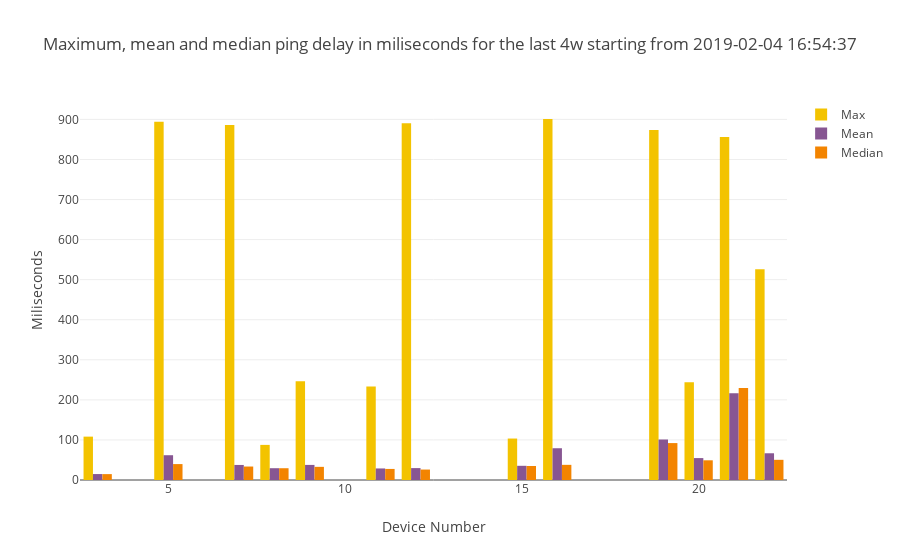

Notebook code for this chart:
### Markdown cell above
Plotting mean and max ping latency results for every reporting result in December.

### Code cell
combined_bar_plot_3traces(xvalues=result_ping_stats["SK_PI"],
                         yvalues1=result_ping_stats["max"],
                         yvalues2=result_ping_stats["mean"],
                         yvalues3=result_ping_stats["median"],
                         name1="Max",
                         name2="Mean",
                         name3="Median",
                         title="Maximum, mean and median ping delay in miliseconds for the last "+time_interval+ " starting from "+ starting_point,
                         stack=False)

### Figure 1 — Plotly figure (JSON) as saved in the notebook; plotly's stock layout.template omitted (floating-point values rounded to 4 significant figures)
{"data": [{"marker": {"color": "#F3C300"}, "name": "Max", "type": "bar", "x": [3, 5, 7, 8, 9, 11, 12, 15, 16, 19, 20, 21, 22], "y": [108.3, 894.2, 885.9, 87.63, 246.8, 233.7, 890.7, 103.5, 901.0, 873.9, 243.8, 856.4, 525.9]}, {"marker": {"color": "#875692"}, "name": "Mean", "type": "bar", "x": [3, 5, 7, 8, 9, 11, 12, 15, 16, 19, 20, 21, 22], "y": [14.82, 61.84, 37.55, 29.43, 37.65, 28.82, 29.7, 35.41, 79.26, 101.1, 54.69, 216.7, 66.72]}, {"marker": {"color": "#F38400"}, "name": "Median", "type": "bar", "x": [3, 5, 7, 8, 9, 11, 12, 15, 16, 19, 20, 21, 22], "y": [14.71, 39.73, 33.62, 29.36, 32.82, 27.64, 26.09, 35.01, 37.83, 92.14, 49.18, 229.7, 50.38]}], "layout": {"title": "Maximum, mean and median ping delay in miliseconds for the last 4w starting from 2019-02-04 16:54:37", "xaxis": {"title": "Device Number"}, "yaxis": {"title": "Miliseconds"}}}
